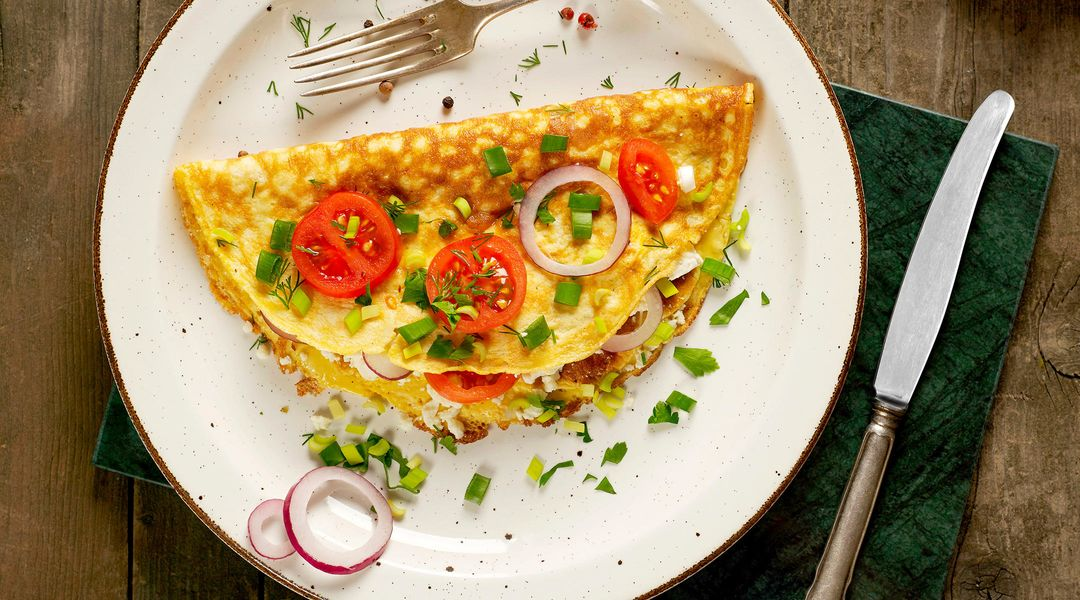
#> input picture image/im.jpeg, 1080 x 600 px, found by its file name
$ python his1.py
#> lines starting #> are read from the running program, lines starting #| are printed output that depends on the picture
### code/histogram_cal.py
import numpy as np
from math import floor


class histogram_cal():
    def __init__(self, img):
        self.img = img
        self.width = img.shape[0]
        self.high = img.shape[1]
        self.h = [0]*256
        self.eq = self.img*0
        self.h2 = [0]*256

    def cal_hist(self):
        for x in range(self.width):
            for y in range(self.high):
                i = self.img[x,y]
                self.h[i] = self.h[i]+1
        return self.h


    def cal_cum(self):
        self.h = self.cal_hist()
        for x in range(256):
            if (x==0):
                self.h2[x]=self.h[x]
            else:
                self.h2[x]= self.h2[x-1]+self.h[x]
        return self.h2

    def equalize(self):
        self.h = self.cal_hist()
        self.h2 = self.cal_cum()
        print(self.h2[255])
        for x in range(self.width):
            for y in range(self.high):
                i = self.img[x,y]
                self.eq[x,y] = floor((self.h2[i]/self.h2[255])*255)
        return self.eq


### code/his1.py
from matplotlib import pyplot as plt
from PIL import Image
import numpy as np
import math
from histogram_cal import histogram_cal

filepath = r'E:\Image_Processing\Blog-HW\imageprocessing\image\im.jpeg' # change to path of desired image
img =Image.open(filepath) # import photo
#> img is the input picture: PIL image 1080x600 RGB; mean R, G, B 163.6, 140.8, 101.4
img = img.convert("L") # Convert photo to gray scale
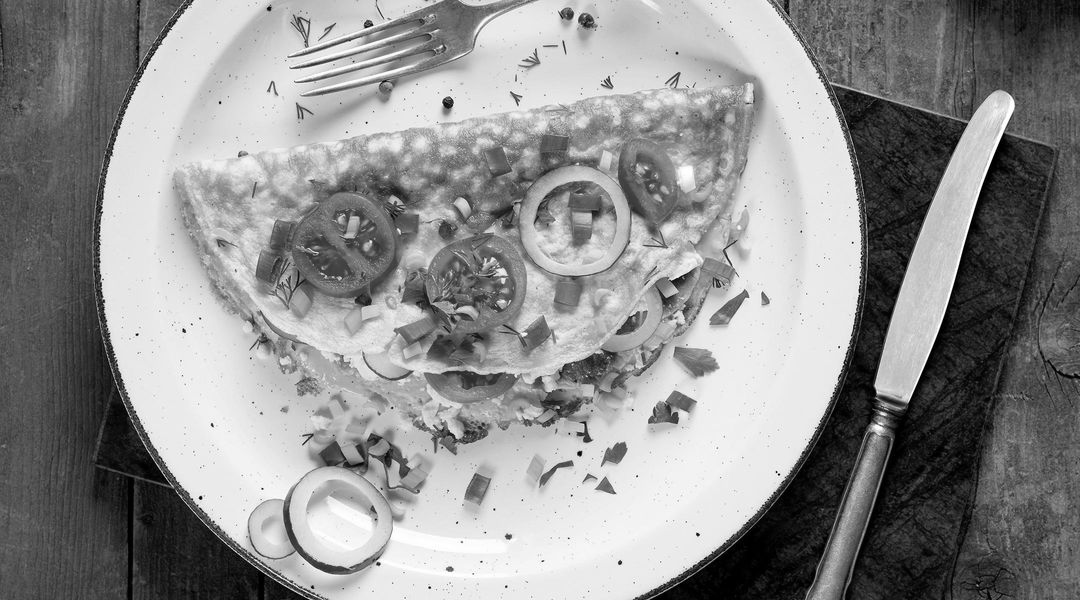
#> img: PIL image 1080x600 L; min 0, max 255, mean 143.1
img = np.asarray(img) # convert variable type to numpy array


## calc the histogram of the image ##
image = histogram_cal(img)
#> in __init__, `self.eq = self.img*0`: self.eq: shape (600, 1080); every value is 0
hist = image.cal_hist()
#> after the loop in cal_hist, `for x in range(self.width):`: self.h = 256 values, max 15591 at index 234, min 206 at index 255, mean 2531.2
#> hist has the same summary as self.h in cal_hist

## plot the image and histogram ##
plt.subplot(121)
implot = plt.imshow(img,cmap="gray", vmin=0, vmax=255)

plt.subplot(122)
plt.xlim([0,255])
plt.plot(hist)
plt.show()
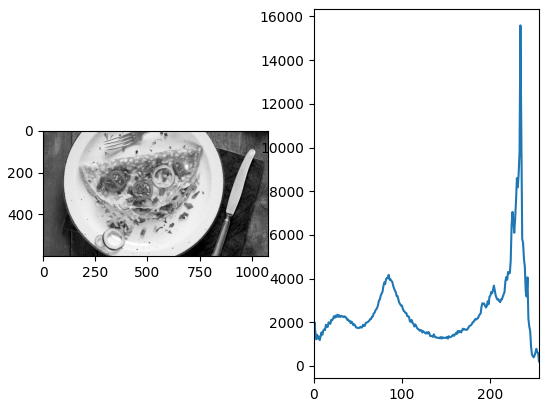
#> figure drawn by matplotlib, 2 panels; panel 2: curve peaks at x = 234, y = 15591

## cumulative histogram ##
h2 = image.cal_cum()
#> after the loop in cal_cum, `for x in range(256):`: self.h2 = 256 values from 2918 to 1296000
#> h2 = 256 values from 2918 to 1296000

plt.subplot(121)
plt.xlim([0,255])
plt.plot(hist)


plt.subplot(122)
plt.xlim([0,255])
plt.plot(h2)
plt.show()
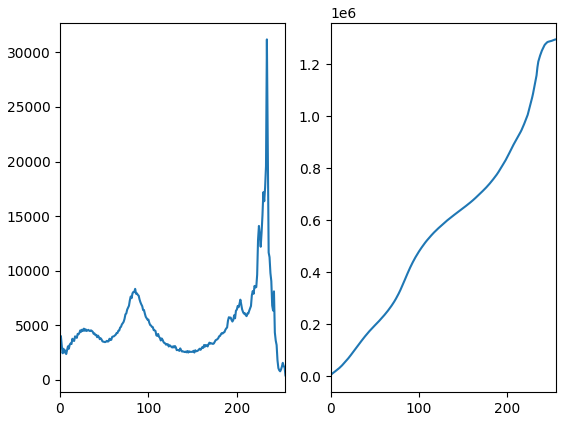
#> figure drawn by matplotlib, 2 panels; panel 1: curve peaks at x = 234, y = 31182; panel 2: curve peaks at x = 255, y = 1296000

## Equalization ##
eq = image.equalize()
#| 2592000
#> after the loop in equalize, `for x in range(self.width):`:
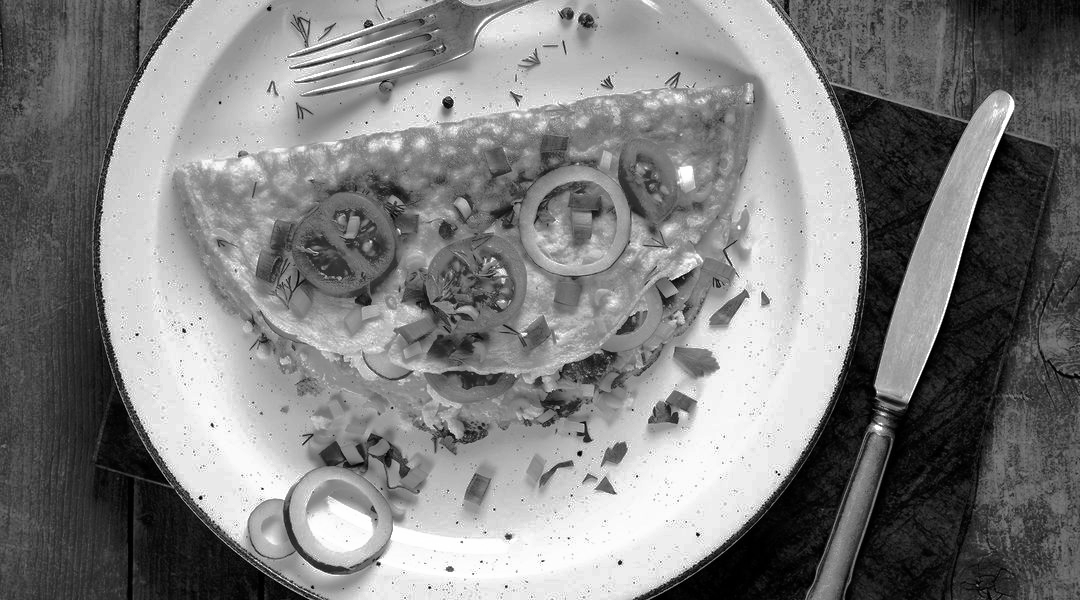
#> self.eq: shape (600, 1080); min 0, max 255, mean 127.7

## Calc hist and calc cumulative hist ##
equal = histogram_cal(eq)
hist_eq = equal.cal_cum()
#> hist_eq = 256 values from 1459 to 648000

plt.subplot(221)
plt.title('Original Image')
plt.imshow(img,cmap = 'gray')
plt.subplot(222)
plt.title("Cumulative Histogram of Original Image")
plt.xlim([0,255])
plt.plot(h2)
plt.subplot(223)
plt.title("Equalize Image ")
plt.imshow(eq,cmap = 'gray')
plt.subplot(224)
plt.title("Cumulative Histogram of Equalize Image")
plt.xlim([0,255])
plt.plot(hist_eq)
plt.show()
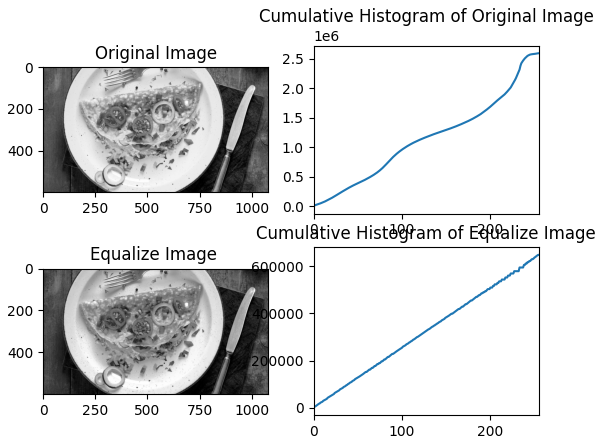
#> figure drawn by matplotlib, 4 panels; panel 2: curve peaks at x = 255, y = 2592000; panel 4: curve peaks at x = 255, y = 648000
